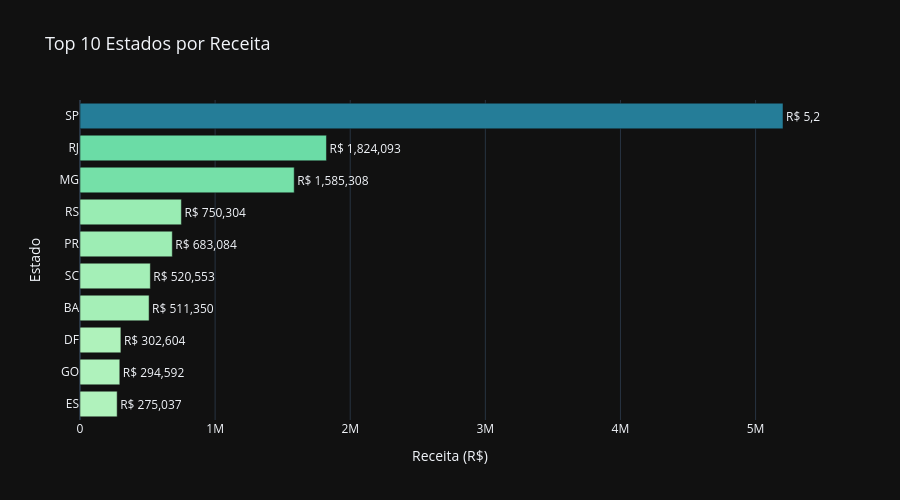

The notebook cell saved with this chart:
### Markdown cell above
### 6.2 Top 10 Estados por Receita
**Pergunta:** Quais estados mais compram?

### Code cell
top_states = state_revenue.head(10).sort_values("revenue")

fig = go.Figure()

fig.add_trace(
    go.Bar(
        y=top_states["customer_state"],
        x=top_states["revenue"],
        orientation="h",
        marker=dict(
            color=top_states["revenue"],
            colorscale="Tealgrn",
        ),
        text=top_states["revenue"].apply(lambda x: f"R$ {x:,.0f}"),
        textposition="outside",
    )
)

fig.update_layout(
    title="Top 10 Estados por Receita",
    xaxis_title="Receita (R$)",
    yaxis_title="Estado",
    template=PLOTLY_TEMPLATE,
    height=500,
    title_font_size=18,
)

fig.show()

### Figure 1 — Plotly figure (JSON) as saved in the notebook; plotly's stock layout.template omitted (floating-point values rounded to 4 significant figures)
{"data": [{"marker": {"color": [275000.0, 294600.0, 302600.0, 511300.0, 520600.0, 683100.0, 750300.0, 1585000.0, 1824000.0, 5203000.0], "colorscale": [[0, "rgb(176, 242, 188)"], [0.1667, "rgb(137, 232, 172)"], [0.3333, "rgb(103, 219, 165)"], [0.5, "rgb(76, 200, 163)"], [0.6667, "rgb(56, 178, 163)"], [0.8333, "rgb(44, 152, 160)"], [1, "rgb(37, 125, 152)"]]}, "orientation": "h", "text": ["R$ 275,037", "R$ 294,592", "R$ 302,604", "R$ 511,350", "R$ 520,553", "R$ 683,084", "R$ 750,304", "R$ 1,585,308", "R$ 1,824,093", "R$ 5,202,955"], "textposition": "outside", "type": "bar", "x": [275000.0, 294600.0, 302600.0, 511300.0, 520600.0, 683100.0, 750300.0, 1585000.0, 1824000.0, 5203000.0], "y": ["ES", "GO", "DF", "BA", "SC", "PR", "RS", "MG", "RJ", "SP"]}], "layout": {"height": 500, "title": {"font": {"size": 18}, "text": "Top 10 Estados por Receita"}, "xaxis": {"title": {"text": "Receita (R$)"}}, "yaxis": {"title": {"text": "Estado"}}}}
